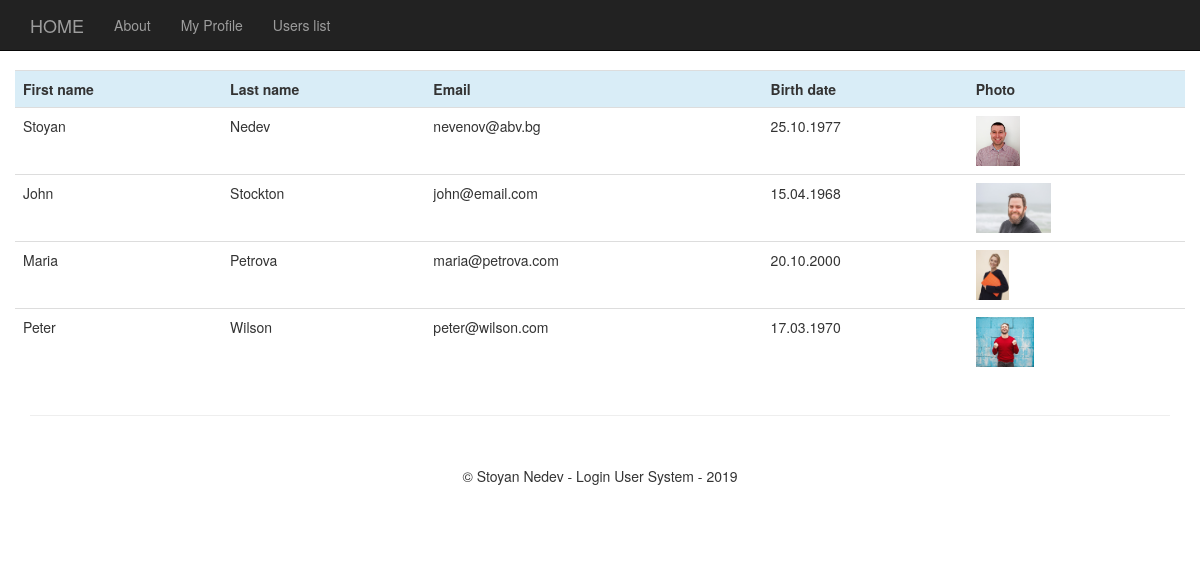
Page /users_list.php (signed in) on the committed database.
### tables this page shows
CREATE TABLE IF NOT EXISTS `profiles` (
  `id` int(11) NOT NULL AUTO_INCREMENT,
  `first_name` varchar(255) NOT NULL,
  `last_name` varchar(255) NOT NULL,
  `email` varchar(255) NOT NULL,
  `date_birth` varchar(255) NOT NULL,
  `address` varchar(255) NOT NULL,
  `user_image` varchar(255) NOT NULL,
  `user_id` int(11) NOT NULL,
  PRIMARY KEY (`id`),
  KEY `fk_user` (`user_id`)
);

### user/includes/database.php (called while the page is built, shortened)
<?php
class Database {
	public $db;
	function __construct() {
		$this->db = $this->open_db_connection();
	}
	public function open_db_connection() {
		$this->connection = new mysqli(DB_HOST,DB_USER,DB_PASS,DB_NAME);
		$this->connection->set_charset("utf8");
		return $this->connection;
	}
	public function query($sql) {
		$result = $this->db->query($sql);
		return $result;
	}
}
$database = new Database();

### user/includes/db_object.php (called while the page is built, shortened)
<?php
class Db_object {
	public static function find_all() {
		return static::find_by_query("SELECT * FROM " . static::$db_table . " ");
	}
	public static function find_by_query($sql) {
		global $database;
		$result_set = $database->query($sql);
		$the_object_array = array();
		while ($row = mysqli_fetch_array($result_set)) {
            $the_object_array[] = static::instantiation($row);
        }
		return $the_object_array;
	}
	public static function instantiation($the_record) {
		$the_object = new $calling_class;
        foreach ($the_record as $the_attribute => $value) {
        	if($the_object->has_the_attribute($the_attribute)) {
        		$the_object->$the_attribute = $value;
        	}
        }
        return $the_object;
	}
	private function has_the_attribute($the_attribute) {
		$object_properties = get_object_vars($this);
		return array_key_exists($the_attribute, $object_properties);
	}
}

### user/includes/profile.php (called while the page is built, shortened)
<?php
class Profile extends Db_object {
	public $user_image;
	public $upload_directory = "images";
	public $image_placeholder = "https://via.placeholder.com/400?text=image";
	public function image_path_and_placeholder() {
		return empty($this->user_image) ? $this->image_placeholder : $this->upload_directory .DS.$this->user_image;
	}
}

### users_list.php (the view, shortened to what this page needs)
<?php include("includes/header.php"); ?>
        <div class="row">
            <div class="table-responsive">
              <table class="table">
                <tr>
                  <th class="info">First name</th>
                  <th class="info">Last name</th>
                  <th class="info">Email</th>
                  <th class="info">Birth date</th>
                  <th class="info">Photo</th>
                </tr>
                <?php
                  $user_profile = Profile::find_all();
                  foreach ($user_profile as $profile):
                  ?>
                <tr>
                  <td><?php echo $profile->first_name; ?></td>
                  <td><?php echo $profile->last_name; ?></td>
                  <td><?php echo $profile->email; ?></td>
                  <td><?php echo $profile->date_birth; ?></td>
                  <td><img height="50" src="<?php echo 'user' . DS .$profile->image_path_and_placeholder(); ?>" ></td>
                </tr>
                <?php endforeach; ?>
              </table>
            </div>
        </div>
        <?php include("includes/footer.php"); ?>

### includes/header.php (shortened to what this page needs)
<!DOCTYPE html>
<html lang="en">
<head>
    <link href="css/bootstrap.min.css" rel="stylesheet">
    <link href="css/blog-home.css" rel="stylesheet">
    <link href="css/styles.css" rel="stylesheet">
</head>
<body>
<?php include("navigation.php"); ?>
    <div class="container">

### includes/navigation.php (shortened to what this page needs)
<nav class="navbar navbar-inverse navbar-fixed-top" role="navigation">
    <div class="container">
        <div class="navbar-header">
            <a class="navbar-brand" href="index.php">HOME</a>
        </div>
        <div class="collapse navbar-collapse" id="bs-example-navbar-collapse-1">
            <ul class="nav navbar-nav">
                <li>
                    <a href="about.php">About</a>
                </li>
                <li>
                    <a href="user/">My Profile</a>
                </li>
                <li>
                    <a href="users_list.php">Users list</a>
                </li>
            </ul>
        </div>
    </div>
</nav>

### includes/footer.php (shortened to what this page needs)
        <hr>
        <footer>
            <div class="row">
                <div class="col-lg-12">
                    <p class="text-center">&copy; Stoyan Nedev - Login User System - <?php echo date("Y") ?></p>
                </div>
            </div>
        </footer>
    </div>
</body>
</html>

### css/blog-home.css (style rules this page uses)
body { padding-top: 70px; }
footer { margin: 50px 0; }

### rows in the picture
profiles: first_name "Stoyan", last_name "Nedev", email "nevenov@abv.bg", date_birth "25.10.1977", user_image (picture)
profiles: first_name "John", last_name "Stockton", email "john@email.com", date_birth "15.04.1968", user_image (picture)
profiles: first_name "Maria", last_name "Petrova", email "maria@petrova.com", date_birth "20.10.2000", user_image (picture)
profiles: first_name "Peter", last_name "Wilson", email "peter@wilson.com", date_birth "17.03.1970", user_image (picture)
